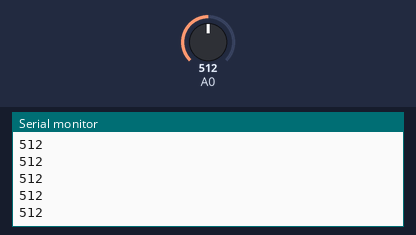
Simulated run of this sketch. Board: Arduino Uno, built with avr-gcc and run on an emulated ATmega328P. Parts: the last lines printed to the serial monitor. The test bench sets the inputs (shaded band); at power-on: A0 = 512.

Above: at 1.2 s.
1.3 s: A0 set to 716
At 1.31 s:
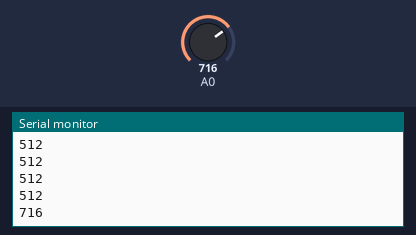
2.8 s: A0 set to 900
At 2.81 s:
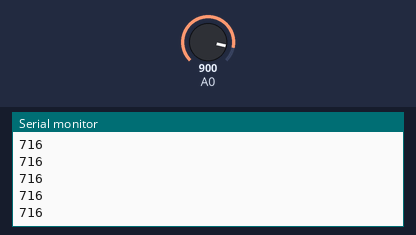
Timing chart, 0 to 5.8 s (numbered marks = the images above; inputs shaded):
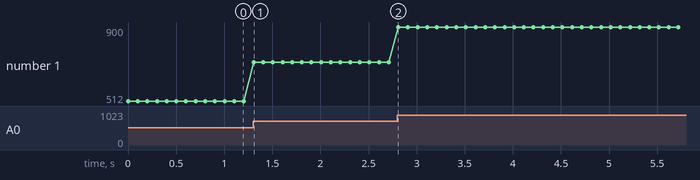

Measured:
- after the input at 1.3 s, the serial monitor: prints a new line at once (image 1)
- plotted number 1: 512 → 716 after the input at 1.3 s, 716 → 900 after the input at 2.8 s

The sketch:

shengyinchaunganqi.ino
```cpp
/*
   AutoLed
   通过光敏电阻检测环境光，进而控制LED灯亮度
*/

int ledPin = 10;

int sensorValue = 0; //保存读到的传感器模拟值
int ledValue = 0;  //保存LED灯占空比

void setup()
{
  Serial.begin(9600);
  //数字口要选择带~号的具有pwm功能的输出口
}

void loop()
{
  sensorValue = analogRead(A0);     //读取A0模拟口的数值
  Serial.println(sensorValue);
  ledValue = map(sensorValue, 400, 800, 0, 200); //将400到800之间的数据映射成0到200之间的数据
  //analogWrite(ledPin, ledValue);   //PWM控制LED灯亮度
  delay(100);
}
```
